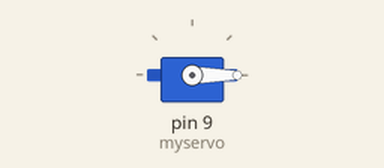
Recording of a sketch running on a simulated Arduino Uno, built with avr-gcc and run on an emulated ATmega328P. Shown: servo.

Above: at 0.05 s.
At 4.95 s:
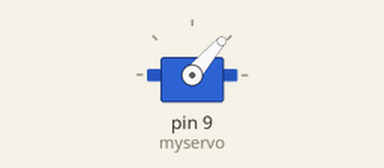
At 9.85 s:
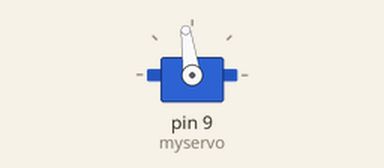
At 19.75 s:
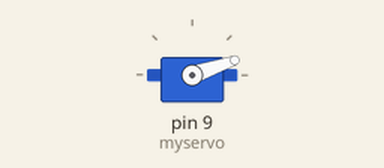
Timing chart, 0 to 25.9 s (numbered marks = the images above):
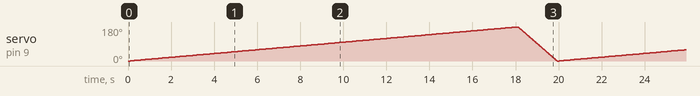

The sketch:

10.servo.ino
```cpp
 /***************************************************************************
 * @brief      舵机控制，棕色- GND、红色-5V、橙色- PWM（D9）
 * @author     奈斯编程
 ***************************************************************************/

#include <Servo.h>                              // 引用舵机控制头文件

 Servo myservo;                                 // 定义Servo对象
 int pos = 0;                                   // 角度变量

 void setup() {
    myservo.attach(9);                          // 控制线连接数字D9
 }

 void loop() {
    for (pos = 0; pos <= 180; pos ++) {         // 0°到180°
        myservo.write(pos);                     // 舵机角度写入
        delay(100);                             // 等待舵机机械响应时间，同样也可以控制旋转1°的快慢
    }

    for (pos = 180; pos >= 0; pos --) {         // 从180°到0°
        myservo.write(pos);                     // 舵机角度写入
        delay(10);                              // 10ms延时，旋转1°速度大于100ms
    }
 }
```
